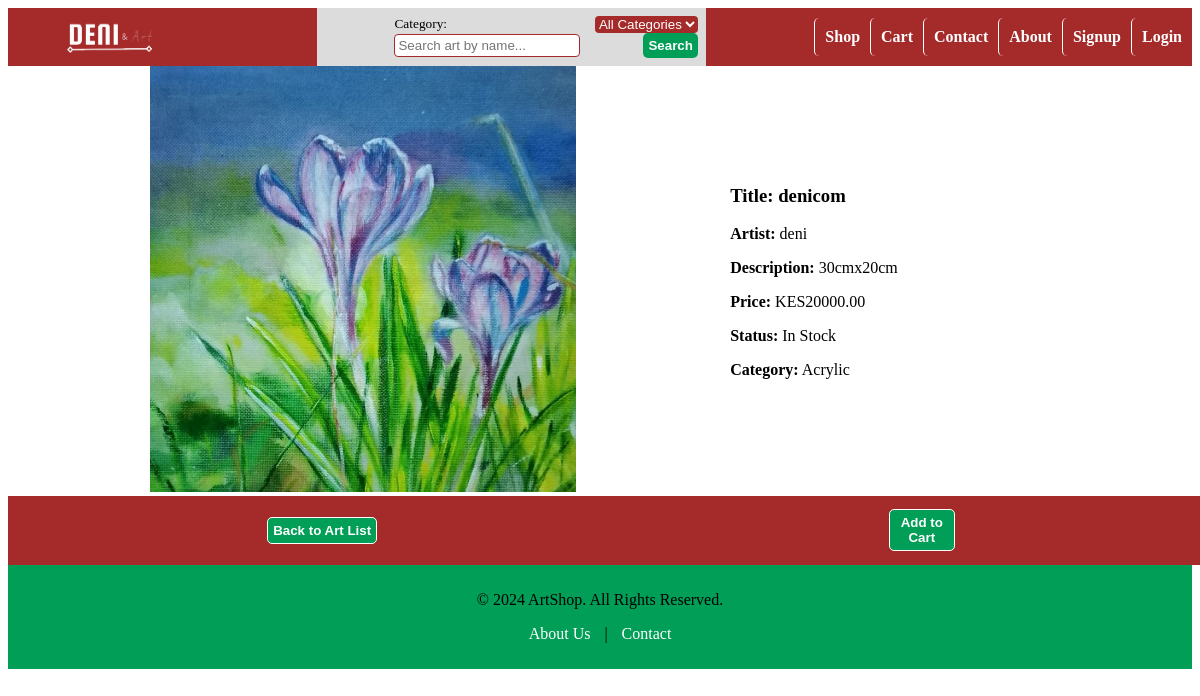
The page /art/2/ on the database its author committed.
### art/models.py (models this page shows, shortened)
class Art(models.Model):
    IN_STOCK = 'in_stock'
    SOLD = 'sold'
    STATUS_CHOICES = [
        (IN_STOCK, 'In Stock'),
        (SOLD, 'Sold'),
    ]
    title = models.CharField(max_length=255)
    artist = models.CharField(max_length=255)
    description = models.TextField()
    price = models.DecimalField(max_digits=10, decimal_places=2)
    image = models.ImageField(upload_to='art_images/')
    created_at = models.DateTimeField(auto_now_add=True)
    status = models.CharField(max_length=10, choices=STATUS_CHOICES, default=IN_STOCK)
    category = models.ForeignKey(Category, on_delete=models.SET_NULL, null=True, blank=True, related_name='art_pieces')

class Category(models.Model):
    name = models.CharField(max_length=50, unique=True)
    def __str__(self):
        return self.name

### art/views.py (the view)
# urls.py: path('<int:art_id>/', views.art_detail, name='art_detail'),
def art_detail(request, art_id):
    art = get_object_or_404(Art, id=art_id)
    return render(request, 'art/art_detail.html', {'art': art})

### art/templates/art/art_detail.html (shortened to what this page needs)
{% extends 'art/base.html' %}
{% block content %}
<div class="dartcontainer">
    <div class="dartimage">
        <img src="{{ art.image.url }}" alt="{{ art.title }}" class="dimage">
    </div>
    <div class="artdescription">
        <h3><strong>Title:</strong> {{ art.title }}</h3>
        <p><strong>Artist:</strong> {{ art.artist }}</p>
        <p><strong>Description:</strong> {{ art.description }}</p>
        <p><strong>Price:</strong> KES{{ art.price }}</p>
        <p><strong>Status:</strong> {{ art.get_status_display }}</p>
        <p><strong>Category:</strong> {{ art.category }}</p>
    </div>
</div>
<div class="dbacklink">
    <div class="db">
        <button>
            <a href="{% url 'art:art_list' %}">Back to Art List</a>
        </button>
    </div>
    <div class="db">
        <form action="{% url 'art:add_to_cart' art.id %}" method="post" class="dform">
            <button type="submit">Add to Cart</button>
        </form>
    </div>
</div>
{%endblock%}

### static/art/css/base.css (style rules this page uses)
body { background-color: white; padding: none; text-align: center; }
form { text-align: left; font-size: smaller; padding: 2%; background-color: gainsboro; padding-left: 20%; }
button { background-color: #009E56; border: none; color: white; border-radius: 5px; padding: 5px; font-weight: bold; }
p { color: black; }

### static/art/css/art_detail.css (style rules this page uses)
.dartcontainer { display: flex; flex-direction: row; align-items: center; }
.dartimage { text-align: center; width: 60%; }
.dimage { max-width: 60%; }
.artdescription { padding: 1%; text-align: left; width: 30%; }
.dbacklink { background-color: brown; width: 100%; display: flex; flex-direction: row; justify-content: space-around; padding: 1%; }
.dform { background-color: brown; }
.dbacklink button { border: solid 1px white; text-decoration: none; }
.dbacklink a { text-decoration: none; color: white; }
.db { display: flex; align-items: center; }

### rows shown on the page
Art: image (picture), title "denicom", artist "deni", description "30cmx20cm", price "20000.00", status "In Stock", category "Acrylic"
